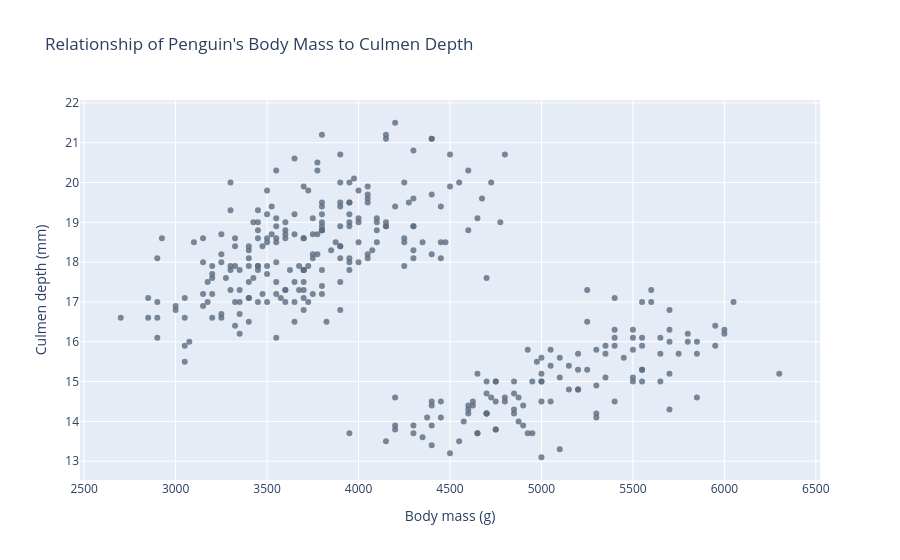

The notebook cell this image was saved under:
### Markdown cell above
# Changing Axes

### Code cell
# Say you wanted to change the y-axis
px.scatter(df,
           x='body_mass_g',
           y='culmen_depth_mm',
           opacity=0.8,
           title="Relationship of Penguin's Body Mass to Culmen Depth")

### Figure 1 — Plotly figure (JSON) as saved in the notebook; plotly's stock layout.template omitted (floating-point values rounded to 4 significant figures; data arrays with more than 128 entries replaced by an {"elided": "..."} marker saying what was removed)
{"data": [{"hovertemplate": "Body mass (g)=%{x}<br>Culmen depth (mm)=%{y}<extra></extra>", "legendgroup": "", "marker": {"color": "#5B6B7F", "opacity": 0.8, "symbol": "circle"}, "mode": "markers", "name": "", "orientation": "v", "showlegend": false, "type": "scatter", "x": {"elided": "333 float values"}, "xaxis": "x", "y": {"elided": "333 float values"}, "yaxis": "y"}], "layout": {"legend": {"tracegroupgap": 0}, "title": {"text": "Relationship of Penguin's Body Mass to Culmen Depth"}, "xaxis": {"anchor": "y", "domain": [0, 1], "title": {"text": "Body mass (g)"}}, "yaxis": {"anchor": "x", "domain": [0, 1], "title": {"text": "Culmen depth (mm)"}}}}
